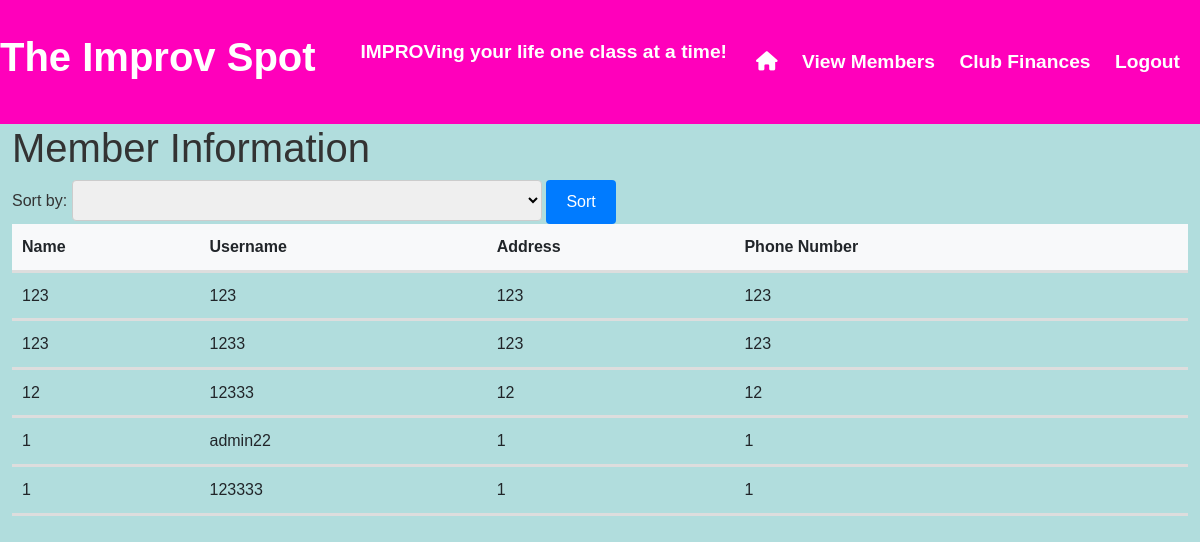
Before: /test (signed in) with the older database file.
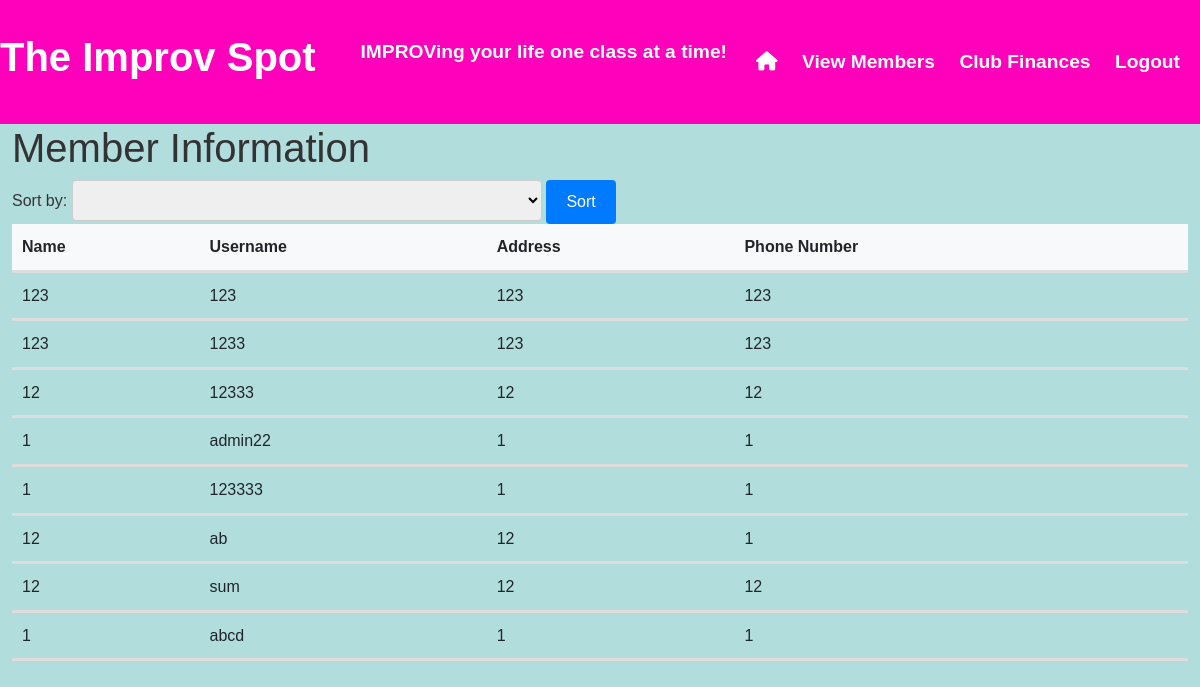
After: the same page with the newer database file.
### app.py (models this page shows, shortened)
class User(db.Model):
    id = db.Column(db.Integer, primary_key=True, autoincrement=True)
    username = db.Column(db.String(30), unique=True, nullable=False)
    hash = db.Column(db.String, nullable=False)
    name = db.Column(db.String(50), nullable=False)
    phone_number = db.Column(db.String)
    address = db.Column(db.String)
    total_payments = db.Column(db.Integer)
    current_payment = db.Column(db.Integer) # how much the user currently pays for a class
    weekly_status = db.Column(db.JSON)  # Storing a dictionary as JSON

### app.py (the view, shortened to what this page needs)
@app.route('/test', methods=['GET', 'POST'])
@admin_required
def pickSortFunction():
    return test3()

### app.py (called while the page is built)
def test3():
    users = db.session.query(User).all()
    usersAsList = []
    for user in users:
        usersAsList.append([user.name, user.username, user.phone_number, user.address])
    return render_template('test.html', users=usersAsList, sortCriteria="")

### helpers.py (called while the page is built)
def admin_required(f):
    @wraps(f)
    def decorated_function(*args, **kwargs):
        if session.get('admin_id') is None:
            return redirect('/adminlogin')
        return f(*args, **kwargs)
    return decorated_function

### templates/test.html (shortened to what this page needs)
{% extends "adminside.html" %}
{% block main %}
    <h1>Member Information</h1>
    <form method="POST">
        <label for="sort">Sort by:</label>
        <select class="form-control-2" id="sort" name="sort">
            <option value="ALL"> </option>
            <option value="ALL">ALL</option>
        </select>
        <button type="submit" class="btn btn-primary">Sort</button>
    </form>
    <table class="table">
        <tr>
            <th>Name</th>
            <th>Username</th>
            <th>Address</th>
            <th>Phone Number</th>
            <th>{{ sortCriteria }}</tr>
    {% for user in users %}
            <tr>
                <td>{{ user[0] }}</td>
                <td>{{ user[1] }}</td>
                <td>{{ user[2] }}</td>
                <td>{{ user[3] }}</td>
                <td>{{ user[4] }}</td>
            </tr>
    {% endfor %}
</table>
{% endblock %}

### templates/adminside.html (shortened to what this page needs)
<!DOCTYPE html>
<html>
<head>
    <link href="https://cdn.jsdelivr.net/npm/bootstrap@5.0.2/dist/css/bootstrap.min.css" rel="stylesheet">
    <link href="/static/styles.css" rel="stylesheet">
</head>
<body>
    <header class="navbar">
        <div class="navbar-brand">The Improv Spot</div>
        <div class="navbar-subtext">IMPROVing your life one class at a time!</div>
        <ul class="nav-links">
            <li><a href="/admin" class="active"><i class="fas fa-home"></i></a></li>
            <li><a href="/test">View Members</a></li>
            <li><a href="/finance">Club Finances</a></li>
            <li><a href="/logout">Logout</a></li>
        </ul>
    </header>
        <main class="container-fluid">
            {% block main %}{% endblock %}
        </main>
</body>
</html>

### static/styles.css (style rules this page uses)
body { font-family: 'Arial', sans-serif; line-height: 1.6; margin: 0; padding: 0; background-color: #b1dddd; color: #333; }
.navbar { background-color: #ff00bb; color: #fff; padding: 20px 0; text-align: center; }
.navbar-brand { font-size: 2.5rem; font-weight: bold; margin-bottom: 10px; }
.navbar-subtext { font-size: 1.2rem; font-weight: bold; margin-bottom: 20px; }
.nav-links { list-style: none; padding: 0; margin: 0; }
.nav-links li { display: inline; margin-right: 20px; }
.nav-links a { color: #fff; text-decoration: none; font-size: 1.2rem; font-weight: bold; }
.btn { display: inline-block; padding: 10px 20px; font-size: 1rem; border: none; border-radius: 4px; cursor: pointer; transition: background-color 0.3s ease; }
.btn-primary { background-color: #007bff; color: #fff; }
.form-control-2 { width: 40%; padding: 10px; font-size: 1rem; border: 1px solid #ccc; border-radius: 4px; transition: border-color 0.3s ease; }
.table { width: 100%; margin-bottom: 20px; border-collapse: collapse; }
.table th, .table td { padding: 10px; text-align: left; border-bottom: 3px solid #ddd; }
.table th { background-color: #f8f9fa; }

Changed rows visible on the page:
added User: name "12", username "ab", phone_number "12", address "1"
added User: name "12", username "sum", phone_number "12", address "12"
added User: user "1", username "abcd", hash "1", name "1"
